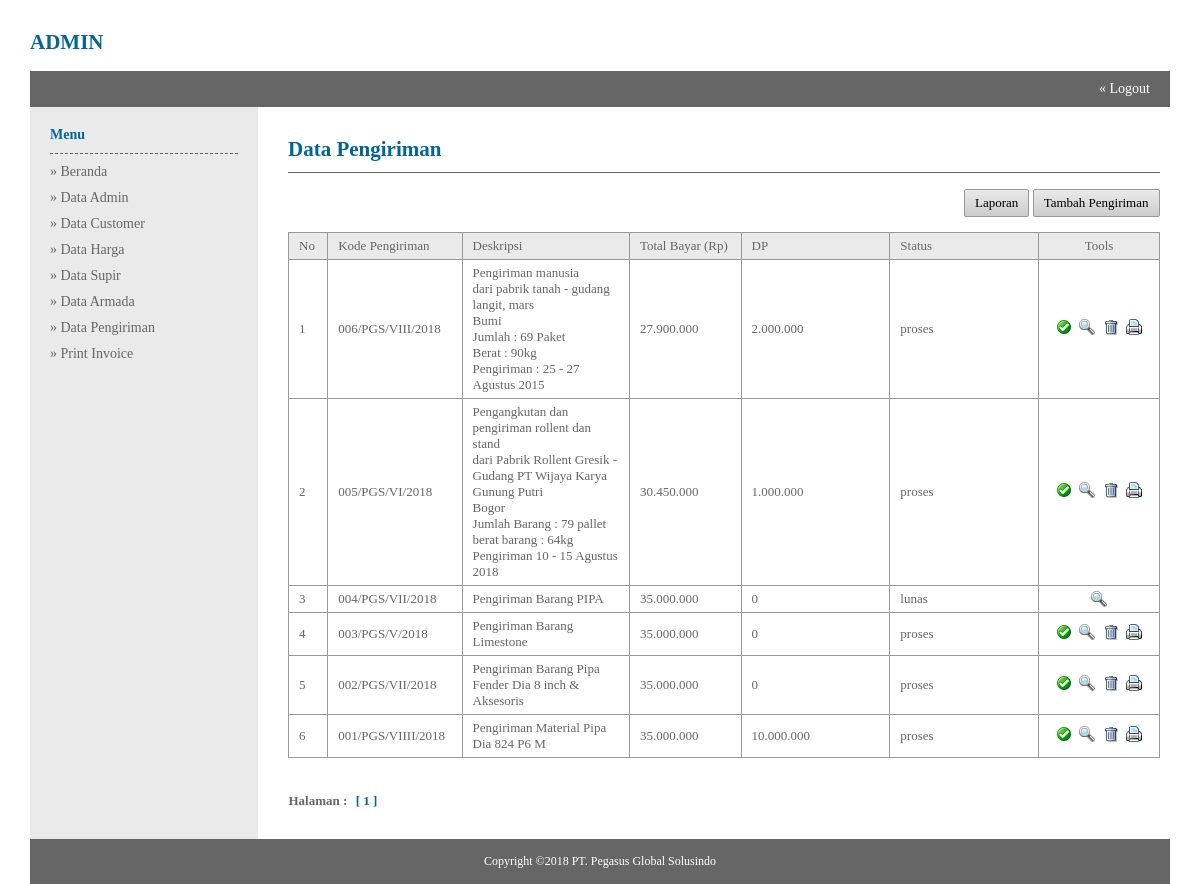
/admin/index.php?module=Data_Pengiriman (signed in), run on the app's committed database.
### tables this page shows
CREATE TABLE `pengiriman` (
  `kd_pengiriman` varchar(100) NOT NULL,
  `description` varchar(300) NOT NULL,
  `tanggal` date DEFAULT NULL,
  `satuan` varchar(40) NOT NULL,
  `kd_armada` varchar(20) NOT NULL,
  `kd_driver` varchar(50) NOT NULL,
  `kd_customer` varchar(50) DEFAULT NULL,
  `nm_penerima` varchar(80) NOT NULL,
  `uang_supir` int(10) NOT NULL,
  `total_bayar` int(10) NOT NULL,
  `status` varchar(20) NOT NULL,
  `packinglist` varchar(200) DEFAULT NULL,
  `harga` int(10) NOT NULL,
  `dp` varchar(200) NOT NULL DEFAULT '0'
);

### library/library.php (called while the page is built, shortened)
<?php
function format_angka($angka) {
	$hasil =  number_format($angka,0, ",",".");
	return $hasil;
}
?>

### admin/data_pengiriman.php (the view)
<table width="100%" border="0">
<tr>
	<td class="judul-halaman"><h2>Data Pengiriman</h2></td>
</tr>
<tr>
	<td>
    <br/>
    <table class="table-list" width="100%" border="0">
    <tr>
    	<td class="top-button" align="right" colspan="8">
        <a class="button small grey fontB" href="?module=Laporan_Transaksi">Laporan</a>
        <a class="button small grey fontB" href="?module=Tambah_Pengiriman">Tambah Pengiriman</a>
        </td>
    </tr>
    <tr class="head">
    	<td width="4%">No</td>
        <td width="11%">Kode Pengiriman</td>
        <td width="18%">Deskripsi</td>
        <td width="12%">Total Bayar (Rp)</td>
        <td width="16%">DP</td>
        <td width="16%">Status</td>
        <td width="13%" align="center">Tools</td>
    </tr>
    <?php
	$batas = 10;
	$hal = isset ($_GET['hal']) ? $_GET['hal'] : null;
	if(empty($_GET['hal'])){
		$hal = 1;
	}
	$pos = ($hal - 1) * $batas;
	$query = mysql_query("select kd_pengiriman,description,total_bayar,dp,status from pengiriman order by kd_pengiriman desc limit $pos, $batas") or die (mysql_error());
	while($array = mysql_fetch_array($query)){
		$pos++;
	?>
    <tr class="data">
    	<td><?php echo $pos;?></td>
        <td><?php echo $array['kd_pengiriman'];?></td>
        <td><?php echo $array['description'];?></td>
        <td><?php echo format_angka($array['total_bayar']);?></td>
        <td><?php echo format_angka($array['dp']);?></td>
        <td><?php echo $array['status'];?></td>
        <td class="table-tools" align="center">
        <?php
		if($array['status'] == "proses"){
		?>
        <a href="?module=Proses_Lunas&id=<?php echo $array['kd_pengiriman'];?>" title="Proses Lunas">
        <img src="../images/check.gif" />
        </a>
        <?php } ?>
        <a href="?module=Detail_Transaksi&id=<?php echo $array['kd_pengiriman'];?>" title="Detail Transaksi">
        <img src="../images/magnifier.gif" />
        </a>
        <?php
		if($array['status'] == "proses"){
		?>
        <a href="?module=Hapus&id=<?php echo $array['kd_pengiriman'];?>&execute=transaksi" title="Hapus" onclick="return confirm ('Anda yakin ingin menghapus <?php echo $array['kd_pengiriman'];?> ?');"><img src="../images/trash.gif" /></a>
        <a href="cetak_invoice.php?id=<?php echo $array['kd_pengiriman'];?>" title="Cetak" onclick="return confirm ('Anda yakin ingin mencetak <?php echo $array['kd_pengiriman'];?> ?');"><img src="../images/print.gif" /></a>
        <?php } ?>
        </td>
    </tr>
    <?php } ?>
    <tr>
    	<td class="halaman" colspan="8">
    	Halaman :
		<?php
		$data = mysql_query("select * from pengiriman") or die (mysql_error());
		$row_data = mysql_num_rows($data);
		$jml_hal = ceil($row_data/$batas);
		for($h=1;$h<=$jml_hal;$h++){
			if($h != $hal){
				echo "<a href='?module=Data_Transaksi&hal=$h'>$h</a>";
			}
			else{
				echo "<span>[ $h ]</span>";
			}
		}
		?>
    	</td>
    </tr>
    </table>
    </td>
</tr>
</table>

### css/style_admin.css (style rules this page uses)
* { margin:0; padding:0; }
body { font-size:14px; font-family:"Myriad Pro"; color:#666; }
table { border-collapse:collapse; border-spacing:0; margin:0 auto; }
h1,h2,h3,h4,h5,h6 { color:#069; }
a { text-decoration:none; color:#666; }
.top-button { padding-bottom:15px; }
.judul-halaman { padding-bottom:10px; border-bottom:1px solid #666; }
.halaman { padding-top:35px; font-weight:600; }
.halaman span, .halaman a { margin:0 5px; }
.halaman span { color:#069; cursor:default; }
.table-tools a { margin:0 2px; }
.table-list { font-size:13px; }
.table-list .head td { padding:5px 10px; border:1px solid #999; background-color:#EAEAEA; }
.table-list .data td { padding:5px 10px; border:1px solid #999; }

### css/button.css (style rules this page uses)
.button { display:inline-block; cursor:pointer; font-size:13px; }
.fontB { color:#000; }
.small { padding:5px 10px; -moz-border-radius:2px; -webkit-border-radius:2px; -o-border-radius:2px; border-radius:2px; }
.grey { background:#EAEAEA; border:1px solid #999; background-image: -moz-linear-gradient(top, #EAEAEA, #CCC); background-image: -webkit-gradient(linear, 0 0, 0 100%, from(#EAEAEA), to(#CCC)); background-image: -webkit-linear-gradient(top, #EAEAEA, #CCC); background-image: -o-linear-gradient(top, #EAEAEA, #CCC); background-image: linear-gradient(to bottom, #EAEAEA, #CCC); filter: progid:DXImageTransform.Microsoft.gradient(startColorstr='#EAEAEA', endColorstr='#CCC'); }

### data on the page
pengiriman: kd_pengiriman "006/PGS/VIII/2018", description "Pengiriman manusia dari pabrik tanah - gudang langit, mars Bumi Jumlah : 69 Paket Berat : 90kg Pengiriman : 25 - 27 Agustus 2015", total_bayar "27.900.000", dp "2.000.000", status "proses"
pengiriman: kd_pengiriman "005/PGS/VI/2018", description "Pengangkutan dan pengiriman rollent dan stand dari Pabrik Rollent Gresik - Gudang PT Wijaya Karya Gunung Putri Bogor Jumlah Barang : 79 pallet berat barang : 64kg Pengiriman 10 - 15 Agustus 2018", total_bayar "30.450.000", dp "1.000.000", status "proses"
pengiriman: kd_pengiriman "004/PGS/VII/2018", description "Pengiriman Barang PIPA", total_bayar "35.000.000", dp "0", status "lunas"
pengiriman: kd_pengiriman "003/PGS/V/2018", description "Pengiriman Barang Limestone", total_bayar "35.000.000", dp "0", status "proses"
pengiriman: kd_pengiriman "002/PGS/VII/2018", description "Pengiriman Barang Pipa Fender Dia 8 inch & Aksesoris", total_bayar "35.000.000", dp "0", status "proses"
pengiriman: kd_pengiriman "001/PGS/VIIII/2018", description "Pengiriman Material Pipa Dia 824 P6 M", total_bayar "35.000.000", dp "10.000.000", status "proses"
